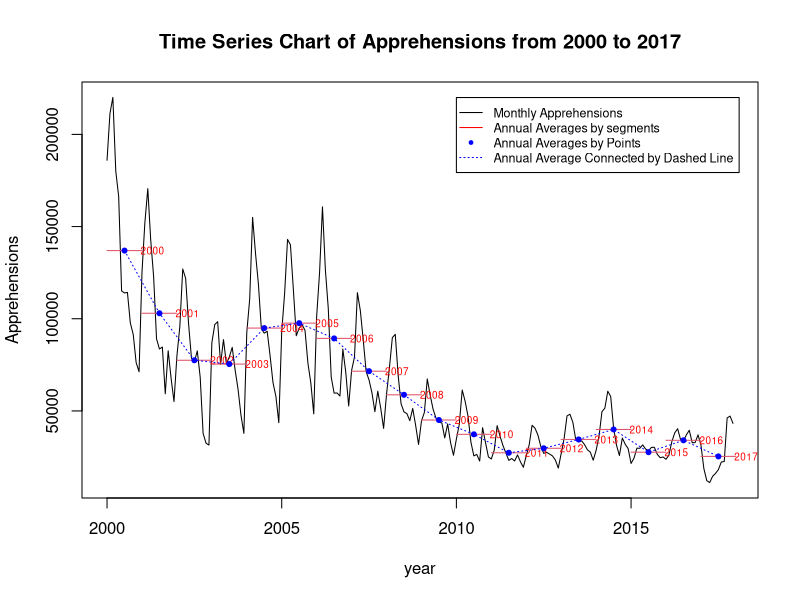

Reproduce this figure in R.

ts1 <- read.csv("PB monthly summaries.csv")
#delete first column
ts2 <- ts1[2:13]
#rearrange the columns by moving Oct, Nov, and Dec to the end 
ts3 <- cbind(subset.data.frame(ts2)[,4:12],subset.data.frame(ts2)[,1:3])
#reverse data 
ts4 <- ts3[ nrow(ts3):1, ]
#turn it to vectors 
ts5 <- as.vector(t(ts4))
#create time series 
ts6 <- ts(ts5,frequency=12,start=c(2000,1))
#plot time series
ts.plot(ts6, gpars=list(main ="Time Series Chart of Apprehensions from 2000 to 2017",xlab="year", ylab="Apprehensions", col= "black", lty=c(1:3)))
#caculate annual averages
ts_avg <- apply(ts4,1,mean)
#create annual averages in time series
ts_avg<-ts(ts_avg,start = c(2000.5), frequency=1)

#create segments and text for annual averages
for (i in 1:18) {
  segments(1999+i,ts_avg[i],2000+i,ts_avg[i],col = 2,lwd = 1)
  text(2000.3 + i, ts_avg[i], labels = 1999+i, cex=0.6, col = "red" , font=1)
}
#create points and connected dashed line for better visualization
points(ts_avg,col = "blue", pch=20)
lines(ts_avg,col = "blue", pch=20,lty=3)
#create legends
legend(2010,220000, legend = c("Monthly Apprehensions","Annual Averages by segments","Annual Averages by Points","Annual Average Connected by Dashed Line"), 
       col = c("black","red","blue", "blue"),pch =c(NA,NA,20,NA),lty=c(1,1,NA,3), cex=0.75)



